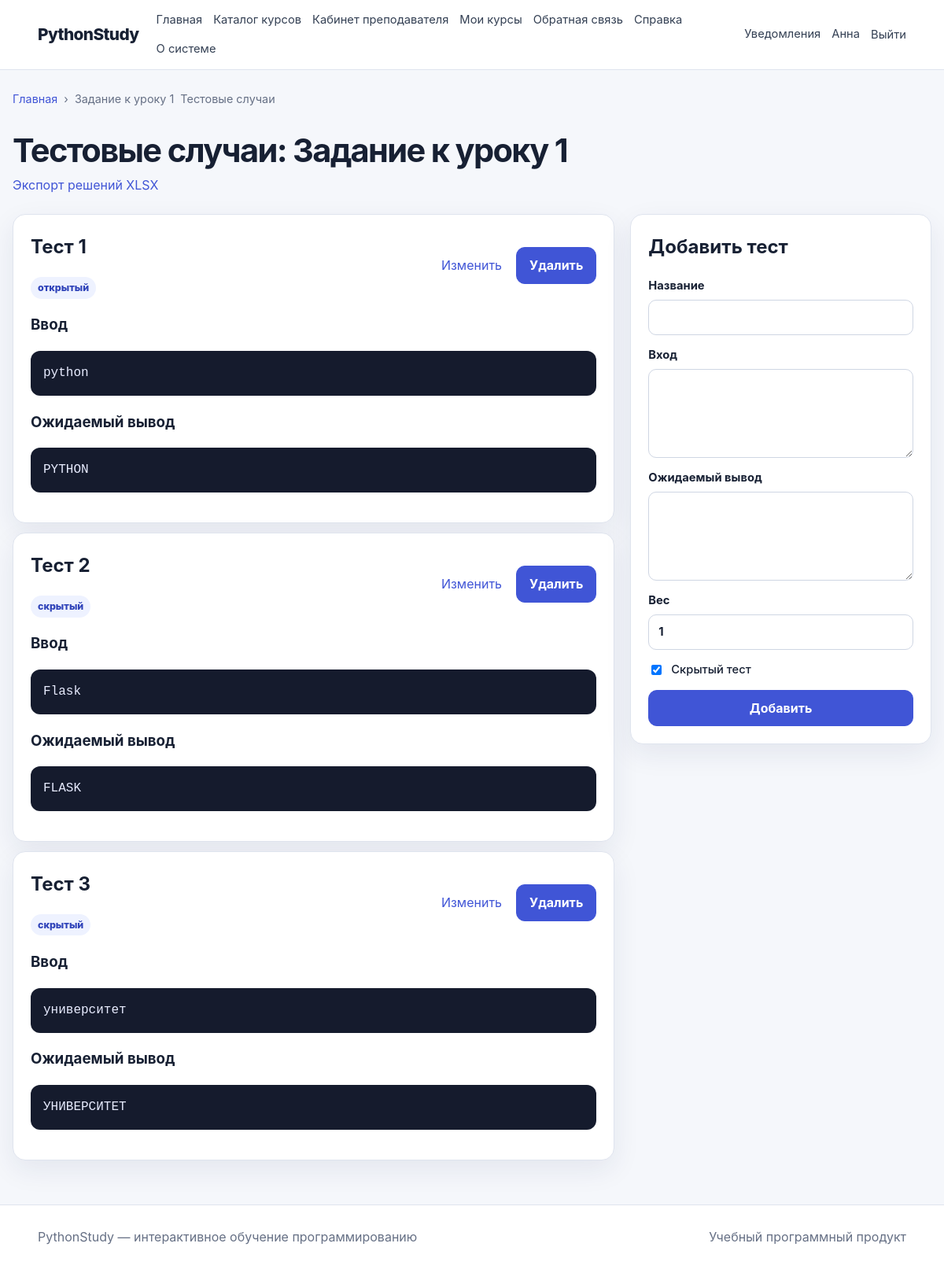
Page /teacher/tasks/1/test-cases (signed in) on the committed database.
### app/models/user.py (models this page shows, shortened)
class User(UserMixin, TimestampMixin, db.Model):
    __tablename__ = "users"
    id = db.Column(db.BigInteger().with_variant(db.Integer, "sqlite"), primary_key=True)
    role_id = db.Column(db.BigInteger().with_variant(db.Integer, "sqlite"), db.ForeignKey("roles.id"), nullable=False)
    username = db.Column(db.String(80), unique=True, index=True)
    email = db.Column(db.String(255), unique=True, nullable=False, index=True)
    password_hash = db.Column(db.String(255), nullable=False)
    last_name = db.Column(db.String(100), nullable=False)
    first_name = db.Column(db.String(100), nullable=False)
    middle_name = db.Column(db.String(100))
    avatar_path = db.Column(db.String(500))
    status = db.Column(db.String(30), default="active", nullable=False, index=True)
    is_email_verified = db.Column(db.Boolean, default=False, nullable=False)
    last_login_at = db.Column(db.DateTime(timezone=True))
    role = db.relationship("Role", back_populates="users")
    taught_courses = db.relationship("Course", back_populates="teacher", foreign_keys="Course.teacher_id")
    enrollments = db.relationship("CourseEnrollment", back_populates="user", cascade="all, delete-orphan")
    lesson_progress = db.relationship("LessonProgress", back_populates="user", cascade="all, delete-orphan")
    submissions = db.relationship("Submission", back_populates="user", cascade="all, delete-orphan", foreign_keys="Submission.user_id")
    quiz_attempts = db.relationship("QuizAttempt", back_populates="user", cascade="all, delete-orphan")
    notifications = db.relationship("Notification", back_populates="user", cascade="all, delete-orphan")
    @property
    def is_active_account(self):
        return self.status == "active"
    @property
    def is_active(self):
        return self.is_active_account
    def has_role(self, *codes):
        return bool(self.role and self.role.code in codes)

### app/models/task.py (models this page shows)
class ProgrammingTask(TimestampMixin, db.Model):
    __tablename__ = "programming_tasks"
    id = db.Column(db.BigInteger().with_variant(db.Integer, "sqlite"), primary_key=True)
    lesson_id = db.Column(db.BigInteger().with_variant(db.Integer, "sqlite"), db.ForeignKey("lessons.id"), nullable=False)
    created_by = db.Column(db.BigInteger().with_variant(db.Integer, "sqlite"), db.ForeignKey("users.id"), nullable=False)
    title = db.Column(db.String(255), nullable=False)
    slug = db.Column(db.String(255), nullable=False)
    description = db.Column(db.Text, nullable=False)
    input_description = db.Column(db.Text)
    output_description = db.Column(db.Text)
    examples = db.Column(db.Text)
    starter_code = db.Column(db.Text)
    reference_solution = db.Column(db.Text)
    difficulty = db.Column(db.String(30), default="beginner", nullable=False)
    points = db.Column(db.Integer, default=10, nullable=False)
    time_limit_seconds = db.Column(db.Numeric(5, 2), default=2, nullable=False)
    memory_limit_mb = db.Column(db.Integer, default=256, nullable=False)
    allowed_imports = db.Column(db.JSON)
    status = db.Column(db.String(30), default="draft", nullable=False)
    order_index = db.Column(db.Integer, default=1, nullable=False)
    is_required = db.Column(db.Boolean, default=True, nullable=False)
    lesson = db.relationship("Lesson", back_populates="tasks")
    author = db.relationship("User", foreign_keys=[created_by])
    test_cases = db.relationship("TaskTestCase", back_populates="task", cascade="all, delete-orphan", order_by="TaskTestCase.order_index")
    submissions = db.relationship("Submission", back_populates="task", cascade="all, delete-orphan")

class TaskTestCase(TimestampMixin, db.Model):
    __tablename__ = "task_test_cases"
    id = db.Column(db.BigInteger().with_variant(db.Integer, "sqlite"), primary_key=True)
    task_id = db.Column(db.BigInteger().with_variant(db.Integer, "sqlite"), db.ForeignKey("programming_tasks.id"), nullable=False)
    name = db.Column(db.String(255), nullable=False)
    input_data = db.Column(db.Text)
    expected_output = db.Column(db.Text, nullable=False)
    is_hidden = db.Column(db.Boolean, default=True, nullable=False)
    weight = db.Column(db.Integer, default=1, nullable=False)
    order_index = db.Column(db.Integer, default=1, nullable=False)
    timeout_seconds = db.Column(db.Numeric(5, 2))
    task = db.relationship("ProgrammingTask", back_populates="test_cases")
    results = db.relationship("SubmissionTestResult", back_populates="test_case")

### app/teacher/routes.py (the view, shortened to what this page needs)
@bp.route("/tasks/<int:task_id>/test-cases", methods=["GET", "POST"])
@roles_required("teacher", "admin")
def test_cases(task_id):
    task = ProgrammingTask.query.get_or_404(task_id)
    _own_course(task.lesson.module.course_id)
    return render_template("teacher/test_cases.html", task=task, breadcrumbs=[("Главная", "public.index"), (task.title, None), ("Тестовые случаи", None)])

### app/context_processors.py (called while the page is built)
def inject_global_context():
    return {
        "current_path": request.path,
        "is_authenticated": current_user.is_authenticated,
    }

### app/teacher/routes.py (called while the page is built)
def _own_course(course_id):
    query = Course.query.filter_by(id=course_id)
    if not current_user.has_role("admin"):
        query = query.filter_by(teacher_id=current_user.id)
    return query.first_or_404()

### app/templates/teacher/test_cases.html (shortened to what this page needs)
{% extends 'base.html' %}
{% block content %}
  <div class="page-title">
    <div>
      <h1>Тестовые случаи: {{ task.title }}</h1>
      <a href="{{ url_for('teacher.task_submissions_export', task_id=task.id) }}">Экспорт решений XLSX</a>
    </div>
  </div>
  <div class="split">
    <section class="stack">
      {% for case in task.test_cases %}
        <article class="panel">
          <div class="section-heading">
            <div>
              <h2>{{ case.name }}</h2>
              <span class="badge">{{ 'скрытый' if case.is_hidden else 'открытый' }}</span>
            </div>
            <div class="actions">
              <a href="{{ url_for('teacher.test_case_edit', case_id=case.id) }}">Изменить</a>
              <form method="post"
                    action="{{ url_for('teacher.test_case_delete', case_id=case.id) }}"
                    onsubmit="return confirm('Удалить тестовый случай?')">
                <button class="button button--danger" type="submit">Удалить</button>
              </form>
            </div>
          </div>
          <h3>Ввод</h3>
          <pre>{{ case.input_data }}</pre>
          <h3>Ожидаемый вывод</h3>
          <pre>{{ case.expected_output }}</pre>
        </article>
      {% else %}
        <div class="empty">Тесты не созданы.</div>
      {% endfor %}
    </section>
    <aside class="panel">
      <h2>Добавить тест</h2>
      <form method="post">
        <label>
          Название
          <input name="name" required>
        </label>
        <label>
          Вход<textarea name="input_data" rows="4"></textarea>
        </label>
        <label>
          Ожидаемый вывод<textarea name="expected_output" rows="4" required></textarea>
        </label>
        <label>
          Вес
          <input type="number" name="weight" value="1">
        </label>
        <label class="checkbox">
          <input type="checkbox" name="is_hidden" checked>
          Скрытый тест
        </label>
        <button class="button">Добавить</button>
      </form>
    </aside>
  </div>
{% endblock %}

### app/templates/base.html (shortened to what this page needs)
<!DOCTYPE html>
<html lang="ru">
  <head>
    <link rel="stylesheet" href="{{ url_for('static', filename='css/main.css') }}">
    <link rel="stylesheet" href="{{ url_for('static', filename='css/responsive.css') }}">
  </head>
  <body>
    <header class="topbar">
      <a class="brand" href="{{ url_for('public.index') }}">PythonStudy</a>
      <nav class="main-nav" aria-label="Основное меню">
        <a href="{{ url_for('public.index') }}">Главная</a>
        <a href="{{ url_for('public.courses') }}">Каталог курсов</a>
        {% if current_user.is_authenticated and current_user.has_role('student') %}
          <a href="{{ url_for('student.dashboard') }}">Личный кабинет</a>
          <a href="{{ url_for('student.my_courses') }}">Мои курсы</a>
          <a href="{{ url_for('student.submissions') }}">Решения</a>
          <a href="{{ url_for('student.quiz_attempts') }}">Тесты</a>
          <a href="{{ url_for('student.progress') }}">Прогресс</a>
          <a href="{{ url_for('student.achievements') }}">Достижения</a>
        {% elif current_user.is_authenticated and current_user.has_role('teacher') %}
          <a href="{{ url_for('teacher.dashboard') }}">Кабинет преподавателя</a>
          <a href="{{ url_for('teacher.courses') }}">Мои курсы</a>
        {% elif current_user.is_authenticated and current_user.has_role('admin') %}
          <a href="{{ url_for('admin.dashboard') }}">Администрирование</a>
          <a href="{{ url_for('admin.users') }}">Пользователи</a>
          <a href="{{ url_for('admin.settings') }}">Настройки</a>
        {% endif %}
        <a href="{{ url_for('public.feedback') }}">Обратная связь</a>
        <a href="{{ url_for('public.help_page') }}">Справка</a>
        <a href="{{ url_for('public.about') }}">О системе</a>
      </nav>
      <div class="auth-zone">
        {% if current_user.is_authenticated %}
          <a href="{{ url_for('student.notifications') }}">Уведомления</a>
          <a href="{{ url_for('student.profile') }}">{{ current_user.first_name }}</a>
          <form method="post" action="{{ url_for('auth.logout') }}" class="inline-form">
            <button class="link-button" type="submit">Выйти</button>
          </form>
        {% else %}
          <a href="{{ url_for('auth.login') }}">Войти</a>
          <a class="button small" href="{{ url_for('auth.register') }}">Регистрация</a>
        {% endif %}
      </div>
    </header>
    <main class="page-shell">
      {% include 'partials/breadcrumbs.html' %}
      {% block content %}{% endblock %}
    </main>
    <footer class="footer">
      <div>PythonStudy — интерактивное обучение программированию</div>
      <div>Учебный программный продукт</div>
    </footer>
  </body>
</html>

### app/templates/partials/breadcrumbs.html
{% if breadcrumbs %}
  <nav class="breadcrumbs" aria-label="Хлебные крошки">
    {% for item in breadcrumbs %}
      {% if not loop.last and item[1] %}
        {% if item[1] is string %}
          <a href="{{ url_for(item[1]) }}">{{ item[0] }}</a>
        {% else %}
          <a href="{{ item[1]() }}">{{ item[0] }}</a>
        {% endif %}
        <span>›</span>
      {% else %}
        <span aria-current="page">{{ item[0] }}</span>
      {% endif %}
    {% endfor %}
  </nav>
{% endif %}

### app/static/css/main.css (style rules this page uses)
:root { --bg: #f5f7fb; --surface: #ffffff; --surface-soft: #eef2ff; --text: #172033; --muted: #667085; --line: #dfe4ee; --primary: #4055d6; --primary-dark: #2f43b9; --success: #18794e; --danger: #b42318; --warning: #a15c00; --radius: 16px; --shadow: 0 12px 35px rgba(27, 39, 94, 0.08); }
* { box-sizing: border-box; }
html { scroll-behavior: smooth; }
body { margin: 0; font-family: Inter, -apple-system, BlinkMacSystemFont, "Segoe UI", sans-serif; color: var(--text); background: var(--bg); line-height: 1.55; }
a { color: var(--primary); text-decoration: none; }
button, input, textarea, select { font: inherit; }
button { cursor: pointer; }
.topbar { position: sticky; top: 0; z-index: 20; display: grid; grid-template-columns: auto 1fr auto; align-items: center; gap: 22px; padding: 14px 4vw; background: rgba(255,255,255,.96); border-bottom: 1px solid var(--line); backdrop-filter: blur(14px); }
.brand { font-size: 1.3rem; font-weight: 850; color: var(--text); letter-spacing: -.03em; }
.main-nav, .auth-zone { display: flex; align-items: center; gap: 14px; flex-wrap: wrap; }
.main-nav a, .auth-zone a, .link-button { color: #344054; font-size: .92rem; }
.auth-zone { justify-content: flex-end; }
.inline-form { display: inline; margin: 0; }
.link-button { border: 0; background: transparent; padding: 0; }
.page-shell { width: min(1180px, calc(100% - 32px)); margin: 0 auto; min-height: calc(100vh - 160px); padding: 26px 0 56px; }
.footer { display: flex; justify-content: space-between; gap: 16px; padding: 28px 4vw; color: var(--muted); background: #fff; border-top: 1px solid var(--line); }
.breadcrumbs { display: flex; align-items: center; gap: 8px; margin-bottom: 22px; color: var(--muted); font-size: .9rem; overflow-x: auto; white-space: nowrap; }
.button { display: inline-flex; align-items: center; justify-content: center; gap: 8px; border: 1px solid var(--primary); border-radius: 11px; padding: 10px 16px; background: var(--primary); color: #fff; font-weight: 700; text-decoration: none; transition: .15s ease; }
.actions, .page-title, .section-heading, .dashboard-header { display: flex; align-items: center; justify-content: space-between; gap: 18px; }
.actions { justify-content: flex-start; flex-wrap: wrap; }
.page-title { margin-bottom: 24px; }
.page-title h1, .dashboard-header h1 { margin: 0; font-size: clamp(1.8rem, 4vw, 2.6rem); letter-spacing: -.04em; }
.badge { display: inline-flex; width: fit-content; padding: 4px 9px; border-radius: 999px; background: var(--surface-soft); color: var(--primary-dark); font-size: .78rem; font-weight: 800; }
.feature-grid article, .panel { padding: 22px; border: 1px solid var(--line); border-radius: var(--radius); background: var(--surface); box-shadow: var(--shadow); }
.feature-grid h3, .panel h2 { margin-top: 0; }
form { display: grid; gap: 14px; }
label { display: grid; gap: 6px; font-weight: 700; font-size: .92rem; }
input, textarea, select { width: 100%; padding: 10px 12px; border: 1px solid #cfd6e3; border-radius: 10px; background: #fff; color: var(--text); outline: none; }
textarea { resize: vertical; }
.checkbox { display: flex; align-items: center; gap: 9px; font-weight: 500; }
.checkbox input { width: auto; }
.prose pre, pre { overflow: auto; padding: 16px; border-radius: 12px; color: #e8ecff; background: #151b2d; font-family: ui-monospace, SFMono-Regular, Menlo, monospace; }
.simple-list, .button-stack, .stack, .progress-list, .notification-list, .test-results { display: grid; gap: 12px; }
.split { display: grid; grid-template-columns: minmax(0, 1.6fr) minmax(280px, .8fr); gap: 20px; align-items: start; }

### rows in the picture
User: first_name "Анна"
ProgrammingTask: title "Задание к уроку 1"
TaskTestCase: name "Тест 1", is_hidden "открытый", input_data "python", expected_output "PYTHON"
TaskTestCase: name "Тест 2", is_hidden "скрытый", input_data "Flask", expected_output "FLASK"
TaskTestCase: name "Тест 3", is_hidden "скрытый", input_data "университет", expected_output "УНИВЕРСИТЕТ"

### other values in the picture
{{ item[0] }} "Главная"
{{ item[0] }} "Тестовые случаи"
